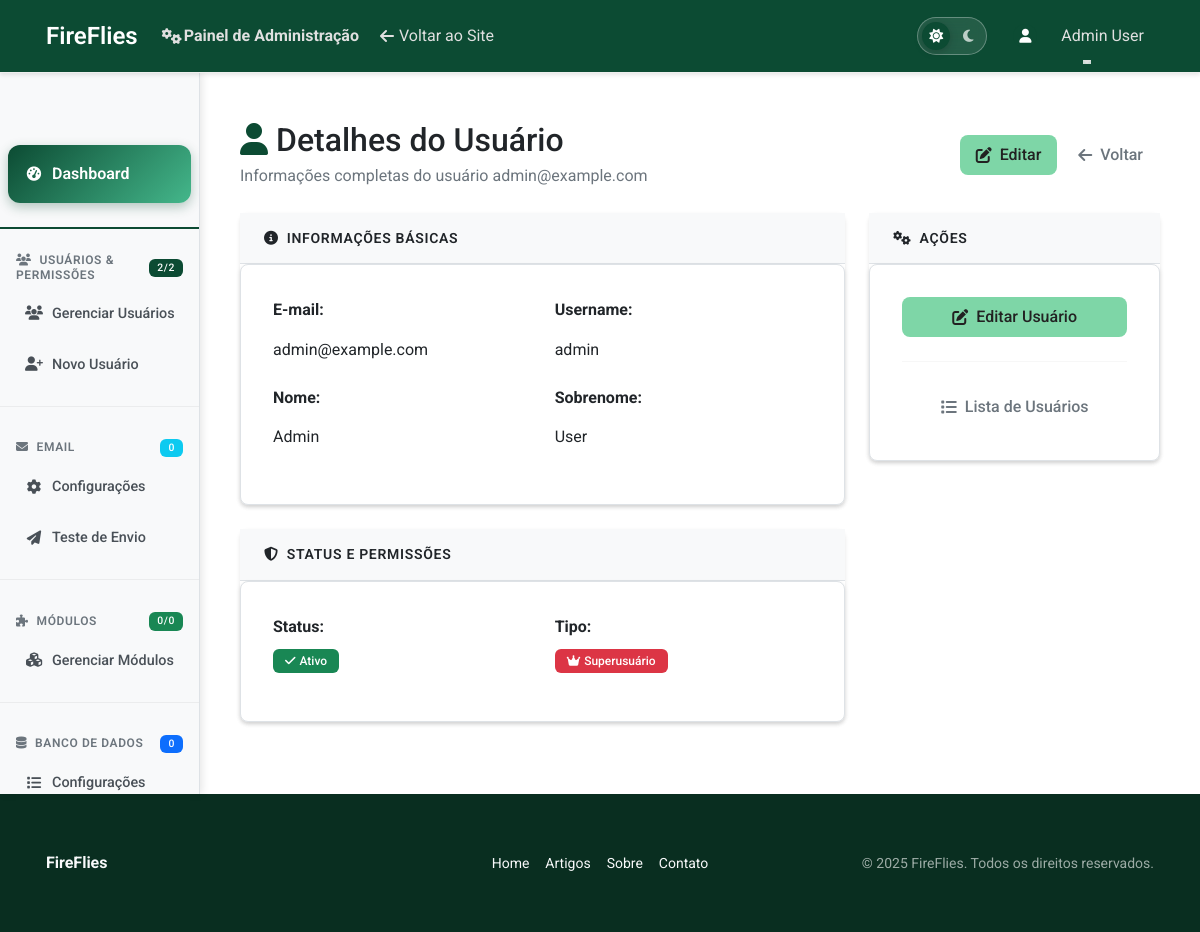
The page /config/usuarios/admin/ (signed in) on the database its author committed.
### apps/accounts/models/user.py (models this page shows, shortened)
class User(AbstractUser):
    email = models.EmailField(
        'endereço de email',
        unique=True,
        error_messages={
            'unique': "Já existe um usuário com este email.",
        }
    )
    is_verified = models.BooleanField(
        'verificado',
        default=False,
        help_text='Designa se o usuário verificou o email.'
    )
    slug = models.SlugField(
        'slug',
        max_length=100,
        unique=True,
        blank=True,
        help_text='Identificador único para URLs amigáveis'
    )
    avatar = models.ImageField(
        'avatar',
        upload_to=user_avatar_path,
        blank=True,
        null=True,
        help_text='Foto de perfil do usuário'
    )
    bio = models.TextField(
        'biografia',
        max_length=500,
        blank=True,
        help_text='Breve descrição sobre o usuário'
    )
    phone = models.CharField(
        'telefone',
        max_length=20,
        blank=True,
        help_text='Número de telefone do usuário'
    )
    birth_date = models.DateField(
        'data de nascimento',
        blank=True,
        null=True,
        help_text='Data de nascimento do usuário'
    )
    location = models.CharField(
        'localização',
        max_length=100,
        blank=True,
        help_text='Cidade/Estado do usuário'
    )
    objects = UserManager()
    USERNAME_FIELD = 'email'
    REQUIRED_FIELDS = ['username']
    class Meta:
        verbose_name = 'usuário'
        verbose_name_plural = 'usuários'
        ordering = ['-date_joined']
    def get_full_name(self):
        return f"{self.first_name} {self.last_name}".strip()

### apps/config/views/user_views.py (the view)
# urls.py: path('usuarios/<slug:slug>/', UserDetailView.as_view(), name='user_detail'),
class UserDetailView(ConfigPermissionMixin, PermissionHelperMixin, View):
    template_name = 'config/users/detail.html'
    def get(self, request, slug):
        try:
            user = User.objects.get(slug=slug)
            context = {
                'user_detail': user,
                'groups': user.groups.all(),
                'permissions': user.user_permissions.all(),
            }
            return render(request, self.template_name, context)
        except User.DoesNotExist:
            messages.error(request, 'Usuário não encontrado.')
            return redirect('config:user_list')

### apps/config/templates/config/users/detail.html (shortened to what this page needs)
{% extends 'config/base_config.html' %}
{% load crispy_forms_tags %}
{% block config_content %}
<div class="container my-5">
    <div class="row mb-4">
        <div class="col-12">
            <div class="d-flex justify-content-between align-items-center">
                <div>
                    <h1 class="h2 mb-1 text-sans text-body">
                        <i class="fas fa-user me-2 text-django-green"></i>Detalhes do Usuário
                    </h1>
                    <p class="text-secondary mb-0 text-body">Informações completas do usuário {{ user_detail.email }}</p>
                </div>
                <div>
                    <a href="{% url 'config:user_update' user_detail.slug %}" class="btn btn-primary">
                        <i class="fas fa-edit me-1"></i>Editar
                    </a>
                    <a href="{% url 'config:user_list' %}" class="btn btn-outline-secondary">
                        <i class="fas fa-arrow-left me-1"></i>Voltar
                    </a>
                </div>
            </div>
        </div>
    </div>
    <div class="row">
        <div class="col-lg-8">
            <div class="card-django mb-4 border-0 shadow-sm">
                <div class="card-header profile-card-header">
                    <h6 class="mb-0 text-sans text-body">
                        <i class="fas fa-info-circle me-2"></i>Informações Básicas
                    </h6>
                </div>
                <div class="card-body profile-card-body card-django">
                    <div class="row">
                        <div class="col-md-6">
                            <div class="mb-3">
                                <label class="form-label fw-bold text-sans">E-mail:</label>
                                <p class="form-control-plaintext text-body">{{ user_detail.email }}</p>
                            </div>
                            <div class="mb-3">
                                <label class="form-label fw-bold text-sans">Nome:</label>
                                <p class="form-control-plaintext text-body">{{ user_detail.first_name|default:"Não informado" }}</p>
                            </div>
                        </div>
                        <div class="col-md-6">
                            <div class="mb-3">
                                <label class="form-label fw-bold text-sans">Username:</label>
                                <p class="form-control-plaintext text-body">{{ user_detail.username }}</p>
                            </div>
                            <div class="mb-3">
                                <label class="form-label fw-bold text-sans">Sobrenome:</label>
                                <p class="form-control-plaintext text-body">{{ user_detail.last_name|default:"Não informado" }}</p>
                            </div>
                        </div>
                    </div>
                </div>
            </div>
            <div class="card-django mb-4 border-0 shadow-sm">
                <div class="card-header profile-card-header">
                    <h6 class="mb-0 text-sans text-body">
                        <i class="fas fa-shield-alt me-2"></i>Status e Permissões
                    </h6>
                </div>
                <div class="card-body profile-card-body card-django">
                    <div class="row">
                        <div class="col-md-6 mb-3">
                            <label class="form-label fw-bold text-sans">Status:</label>
                            <div>
                                {% if user_detail.is_active %}
                                    <span class="badge bg-success">
                                        <i class="fas fa-check me-1"></i>Ativo
                                    </span>
                                {% else %}
                                    <span class="badge bg-danger">
                                        <i class="fas fa-times me-1"></i>Inativo
                                    </span>
                                {% endif %}
                            </div>
                        </div>
                        <div class="col-md-6 mb-3">
                            <label class="form-label fw-bold text-sans">Tipo:</label>
                            <div>
                                {% if user_detail.is_superuser %}
                                    <span class="badge bg-danger">
                                        <i class="fas fa-crown me-1"></i>Superusuário
                                    </span>
                                {% elif user_detail.is_staff %}
                                    <span class="badge bg-warning">
                                        <i class="fas fa-user-tie me-1"></i>Staff
                                    </span>
                                {% else %}
                                    <span class="badge bg-secondary">
                                        <i class="fas fa-user me-1"></i>Usuário
                                    </span>
                                {% endif %}
                            </div>
                        </div>
                    </div>
                </div>
            </div>
        </div>
        <div class="col-lg-4">
            <div class="card-django mb-4 border-0 shadow-sm">
                <div class="card-header profile-card-header">
                    <h6 class="mb-0 text-sans text-body">
                        <i class="fas fa-cogs me-2"></i>Ações
                    </h6>
                </div>
                <div class="card-body profile-card-body card-django">
                    <div class="d-grid gap-2">
                        <a href="{% url 'config:user_update' user_detail.slug %}" class="btn btn-primary">
                            <i class="fas fa-edit me-1"></i>Editar Usuário
                        </a>
                        <hr>
                        <a href="{% url 'config:user_list' %}" class="btn btn-outline-secondary">
                            <i class="fas fa-list me-1"></i>Lista de Usuários
                        </a>
                    </div>
                </div>
            </div>
        </div>
    </div>
</div>
{% endblock %}

### apps/config/templates/config/base_config.html (shortened to what this page needs)
{% load static %}
<!DOCTYPE html>
<html lang="pt-br" class="h-100">
<head>
    {% include 'includes/_head.html' %}
</head>
<body class="d-flex flex-column h-100">
    <header>
        <nav class="navbar navbar-expand-lg navbar-django">
            <div class="container">
                <a class="navbar-brand" href="{% url 'pages:home' %}">
                    FireFlies
                </a>
                <div class="collapse navbar-collapse" id="navbarNav">
                    <ul class="navbar-nav me-auto">
                        <li class="nav-item">
                            <span class="nav-link text-django-green fw-bold">
                                <i class="fas fa-cogs me-1"></i>Painel de Administração
                            </span>
                        </li>
                        <li class="nav-item">
                            <a class="nav-link text-info" href="{% url 'pages:home' %}">
                                <i class="fas fa-arrow-left me-1"></i>Voltar ao Site
                            </a>
                        </li>
                    </ul>
                    <ul class="navbar-nav align-items-center">
                        <li class="nav-item me-2">
                            <div class="theme-toggle" role="radiogroup" aria-label="Escolher tema">
                                <button class="theme-option" data-theme="light" title="Tema claro" aria-label="Tema claro" role="radio">
                                    <i class="fas fa-sun"></i>
                                </button>
                                <button class="theme-option" data-theme="dark" title="Tema escuro" aria-label="Tema escuro" role="radio">
                                    <i class="fas fa-moon"></i>
                                </button>
                            </div>
                        </li>
                        {% if user.is_authenticated %}
                            <li class="nav-item dropdown">
                                <a class="nav-link dropdown-toggle d-flex align-items-center" href="#" id="userDropdown" role="button"
                                   data-bs-toggle="dropdown" aria-expanded="false" aria-label="Menu do usuário">
                                    <div class="avatar-sm me-2">
                                        <div class="bg-django-green rounded-circle d-flex align-items-center justify-content-center" style="width: 24px; height: 24px;">
                                            <i class="fas fa-user text-white small"></i>
                                        </div>
                                    </div>
                                    <span class="d-none d-md-inline">{{ user.get_full_name|default:user.username }}</span>
                                </a>
                            </li>
                        {% endif %}
                    </ul>
                </div>
            </div>
        </nav>
    </header>
    {% include 'includes/_toasts.html' %}
    <main id="main-content" class="flex-shrink-0">
        <div class="container-fluid">
            <div class="row">
                {% include 'config/includes/sidebar.html' %}
                <main class="col-md-9 ms-sm-auto col-lg-10 px-md-4">
                    {% block config_content %}{% endblock %}
                </main>
            </div>
        </div>
    </main>
    {% include 'includes/_footer.html' %}
</body>
</html>

### rows shown on the page
User: get_full_name "Admin User", email "admin@example.com", first_name "Admin", username "admin", last_name "User"

### other values the page prints
{{ title }} "Dashboard Gerenciar Usuários Novo Usuário Configurações Teste de Envio Gerenciar Módulos Configurações"
{{ stats.active_users }} "2"
{{ stats.total_users }} "2"
{{ stats.email_configs }} "0"
{{ stats.active_modules }} "0"
{{ stats.total_modules }} "0"
{{ stats.database_configs|default:0 }} "0"
